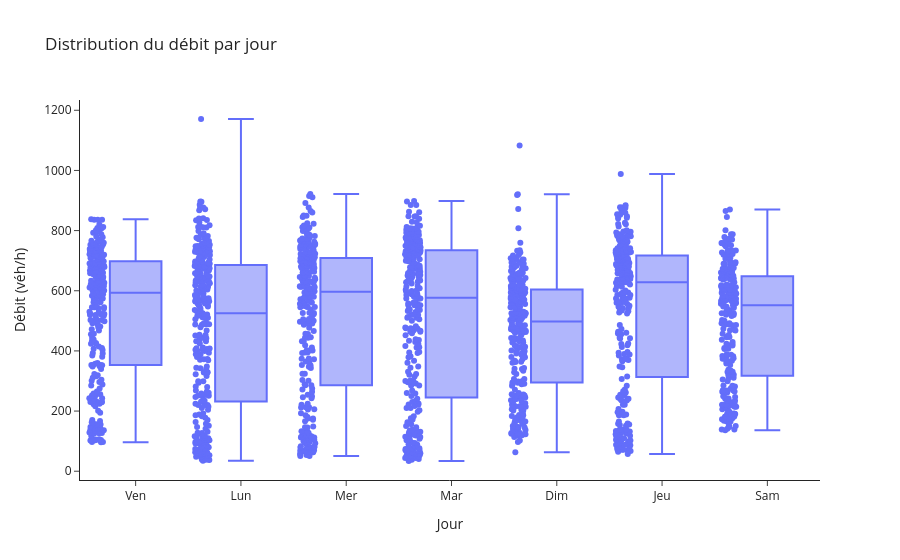

Notebook cell for this chart:
### Code cell
box = df_axe.dropna(subset=['Débit horaire']).copy()
fig = px.box(
    box, x='jour_semaine', y='Débit horaire', points='all',
    title=f"Distribution du débit par jour",
    labels={'jour_semaine':'Jour','Débit horaire':'Débit (véh/h)'}
)
fig.update_layout(template='simple_white')
fig.show()

### Figure 1 — Plotly figure (JSON) as saved in the notebook; plotly's stock layout.template omitted (floating-point values rounded to 4 significant figures; data arrays with more than 128 entries replaced by an {"elided": "..."} marker saying what was removed)
{"data": [{"alignmentgroup": "True", "boxpoints": "all", "hovertemplate": "Jour=%{x}<br>Débit (véh/h)=%{y}<extra></extra>", "legendgroup": "", "marker": {"color": "#636efa"}, "name": "", "notched": false, "offsetgroup": "", "orientation": "v", "showlegend": false, "type": "box", "x": {"elided": "1919 str values"}, "x0": " ", "xaxis": "x", "y": {"elided": "1919 float values"}, "y0": " ", "yaxis": "y"}], "layout": {"boxmode": "group", "legend": {"tracegroupgap": 0}, "title": {"text": "Distribution du débit par jour"}, "xaxis": {"anchor": "y", "domain": [0, 1], "title": {"text": "Jour"}}, "yaxis": {"anchor": "x", "domain": [0, 1], "title": {"text": "Débit (véh/h)"}}}}
